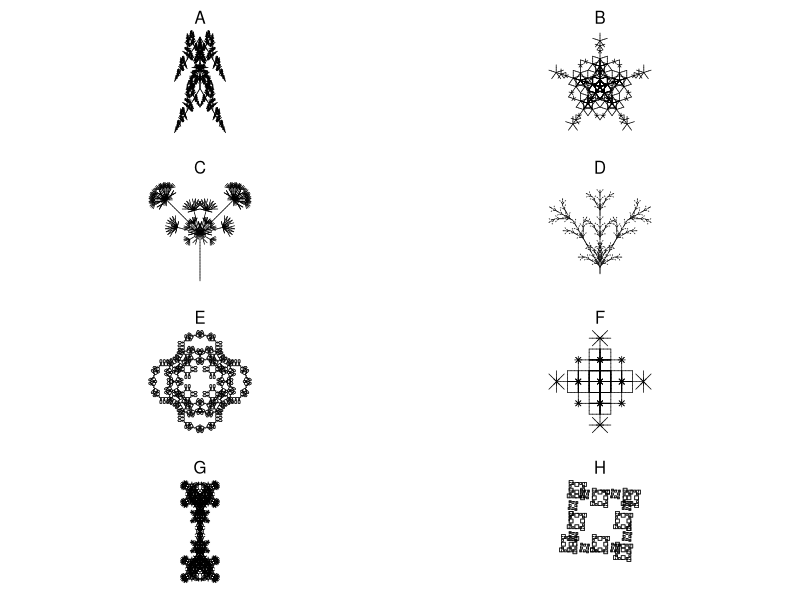

This figure's R source:
## ---- chunk 1
g1 = list("A",
          list("A"="B-A-B",
               "B"="A+B+A"),
          6,
          60)
g2 = list("A",
          list("A"="A[+A][-A]B",
               "B"="[--B][++B]A"),
          5,
          30)
g3 = list("A",
          list("A"="-B+B+B+B+B+B",
               "B"="B[--CCA][-CCA]B",
               "C"="CC"),
          5,
          60)
g4 = list("A",
          list("A"="[----AAB][--AAB][++AAB]AAB",
               "B"="[-C][+C][--C][++C][---C][+++C]",
               "C"="CAB"),
          3,
          45)

g5 = list("A",
          list("A"="[-AAB][--AAB][+AAB][++AAB]AAB",
               "B"="[-C][+C][--C][++C]CA",
               "C"="CC"),
          3,
          72)

g6 = list("A",
          list("A"="-B+B+B+B+B+B",
               "B"="BB[-CCA]",
               "C"="CC"),
          5,
          60)

g7 = list("A",
          list("A"="B+B+B+B+B",
               "B"="[-CCA]BB",
               "C"="CC"),
          5,
          72)

g8 = list("A++++A",
          list("A"="+A-B-B[B]",
               "B"="-B+A+A[A]"),
          5,
          45)

g9 = list("A++A",
          list("A"="AB[-A][+A]",
               "B"="A"),
          6,
          90)

g10 = list("A+++A+++A+++A",
          list("A"="B--B",
               "B"="AA+++AA"),
          7,
          30)

g11 = list("A",
           list("A"="AB",
                "B"="A[++C][--C]",
                "C"="C[+C][-C]A"),
           7,
           45)

g12 = list("A",
           list("A"="X[-A][+A]AA",
                "X"="XX"),
           5,
           60)

g13 = list("A",
           list("A"="X[-A][+A]A",
                "X"="XX"),
           6,
           60)

g14 = list("A++++++.A",
           list("A"="B+B+B+B+B+B+B",
                "B"="B[-CCA][+CCA]",
                "C"="CC"),
           5,
           30)

g15 = list("A",
           list("A"="ABA",
                "B"="[-BAB][+BAB]"),
           6,
           90)

g16 = list("AA",
           list("A"="ABA",
                "B"="C[-BAB][+BAB]",
                "C"="CC"),
           5,
           90)

g17 = list("AA",
           list("A"="B-AA-B",
                "B"="A+B+A"),
                6,
                45)

g18 = list("AA",
           list("A"="B-AA-B",
                "B"="AB+B+A"),
                5,
                90)

g19 = list("AA",
           list("A"="B-AA-B",
                "B"="AB+B+AB"),
                5,
                90)

g20 = list("A++A++A++A",
           list("A"="B-CAC-B",
                "B"="AB-BA",
                "C"="CC"),
                5,
                135)

g21 = list("A.A",
           list("A"="BC",
                "B"="B[+C][-C]",
                "C"="CAD",
                "D"="DD[+D+D][-D-D]"),
                5,
                60)

g22 = list("A",
           list("A"="B-ABA-B",
                "B"="A+B+A"),
           6,
           72)

g23 = list("A",
           list("A"="B-ABA-B",
                "B"="A+B+A"),
           6,
           90)

g24 = list("A",
           list("A"="B-ABA-B",
                "B"="A+B+A"),
           6,
           120)

g25 = list("A",
           list("A"="B-ABA-B",
                "B"="A+B+A"),
           6,
           108)

g26 = list("A",
           list("A"="B-ABA-B",
                "B"="A+B+A"),
           4,
           135)

g27 = list("A++A++A++A",
           list("A"="B-ABA-B",
                "B"="A+BB+A"),
           4,
           135)

g28 = list("A",
           list("A"="A[+A][-A]B",
                "B"="A[--B][++B]B"),
           6,
           108)

g29 = list("A",
           list("A"="A[+A][-A]A[+B][-B]",
                "B"="A[--B][++B]B"),
           5,
           60)

g30 = list("A",
           list("A"="A[+A][-A]A[+B][-B]",
                "B"="A[--B][++B]B"),
           5,
           20)

g31 = list("A",
           list("A"="A[+A][-A]A[+B][-B]",
                "B"="A[----B][++++B]B"),
           5,
           45)

g32 = list("A",
           list("A"="A[++A][--A]A[+B][-B]",
                "B"="A[----B][++++B]B"),
           5,
           45)

g33 = list("A",
           list("A"="B++B++B++B++B",
                "B"="B[-CCC-CC-CCA][----CC-CCB]B",
                "C"="CC"),
           5,
           36)

g34 = list("A",
           list("A"="B++A++A++B",
                "B"="AB[A-CC-CC-CCA]BA",
                "C"="CC"),
           5,
           90)

g35 = list("A++++XA",
           list("A"="AA[-B][+B]B",
                "B"="[---ABC][+++ABC]",
                "C"="A[-CB][+CB]",
                "X"="XX"),
           5,
           45)

g36 = list("A+++XA",
           list("A"="AA[-B][+B]B",
                "B"="[--ABC][++ABC]",
                "C"="A[-CB][+CB]",
                "X"="XX"),
           5,
           60)

g37 = list("[A]+[A]+[A]+[A]+[A]+[A]",
           list("A"="AA[-B][+B]B",
                "B"="[-ABC][+ABC]",
                "C"="A[-CB][+CB]"),
           4,
           60)

g38 = list("[A]+[A]+[A]+[A]+[A]",
           list("A"="AA[-B][+B]B",
                "B"="[-ABC][+ABC]",
                "C"="A[-CB][+CB]"),
           4,
           72)

g39 = list("[A]+[A]+[A]+[A]",
           list("A"="AA[-B][+B]B",
                "B"="[-ABC][+ABC]",
                "C"="A[-CB][+CB]"),
           4,
           90)

g40 = list("[A]+[A]+[A]",
           list("A"="AA[-B][+B]B",
                "B"="[-ABC][+ABC]",
                "C"="A[-CB][+CB]"),
           4,
           120)

g41 = list("A",
           list("A"="C[+CA][CCCA][-CA]",
                "C"="CC"),
           6,
           45)

g42 = list("A",
           list("A"="C[+CA][CCCCB][-CA]",
                "B"="[++A][--A]",
                "C"="CC"),
           6,
           45)

g43 = list("[A]--[A]--[A]--[A]",
           list("A"="C[+CB][CCA][-CB]",
                "B"="CCC[+++A][---A]",
                "C"="CA"),
           4,
           45)

g44 = list("A",
           list("A"="A[-DB][+DB]C",
                "B"="DC[++DA][--DA]B",
                "C"="[+++D][---D]A",
                "D"="DD"),
           6,
           40)

g45 = list("[A]+++[A]+++[A]",
           list("A"="A[---XB][-XB][+XB][+++XB]",
                "B"="XB[++XA][--XA]XA",
                "X"="XX"),
           4,
           40)

g46 = list("[A]+++[A]+++[A]",
           list("A"="A[---XB][-XB][+XB][+++XB]",
                "B"="XB[++XA][--XA]A",
                "X"="XX"),
           4,
           40)

g47 = list("A",
           list("A"="[---B][-B][+B][+++B]",
                "B"="BD[++DA][--DA]B",
                "D"="DD"),
           5,
           45)

g48 = list("A------A",
           list("A"="[---B][-B][+B][+++B]",
                "B"="BD[++DA][--DA]B",
                "D"="DD"),
           5,
           30)

g49 = list("A+A++++++A+A",
           list("A"="[---B][-B][+B][+++B]",
                "B"="BD[++DA][--DA]B",
                "D"="DD"),
           4,
           30)

g50 = list("A--A--A",
           list("A"="A[-A]A"),
           6,
           60)

g51 = list("B---A",
           list("A"="A[-AB]A",
                "B"="B[+BA]B"),
           5,
           60)

g52 = list("[A][B]",
           list("A"="[-XBA]A",
                "B"="[+XAB]B",
                "X"="XX"),
           6,
           30)

g53 = list("[A][B]",
           list("A"="C[-A-B]A",
                "B"="C[+B+A]B",
                "C"="CC"),
           5,
           30)

g54 = list("[+A][-B]",
           list("A"="[-CA-CB]A",
                "B"="[+CB+CA]B",
                "C"="CC"),
           7,
           30)

g55 = list("[+A][-B]",
           list("A"="[-CA-CB]A",
                "B"="[+CB+CA]B",
                "C"="CC"),
           6,
           90)

g56 = list("[+A][-B]",
           list("A"="[-CA-CB]A",
                "B"="[+CB+CA]B",
                "C"="CC"),
           6,
           120)

g57 = list("[+A][-B]",
           list("A"="[-CA-CB]A",
                "B"="[+CB+CA]B",
                "C"="CC"),
           6,
           150)

g58 = list("[+A][-B]",
           list("A"="[-CA-CB]CA",
                "B"="[+CB+CA]CB",
                "C"="CC"),
           6,
           150)

g59 = list("A",
           list("A"="XXX-B+BB+BB+BB+B",
                "X"="XX",
                "B"="B[-XXA]B"),
           4,
           90)

g60 = list("A",
           list("A"="XX[BBB+BB+B]A",
                "X"="XX",
                "B"="B[-XA][+XA]B"),
           4,
           30)

g61 = list("A",
           list("A"="XX[B+BB+BB+BB+B]",
                "X"="XX",
                "B"="BA"),
           6,
           90)

g62 = list("A",
           list("A"="XXX[B+BB+BB+B]",
                "X"="XX",
                "B"="BA"),
           6,
           120)

g63 = list("A",
           list("A"="X[-B+BB+BB+BB+BB+BB+B]",
                "X"="XX",
                "B"="X[+A-AA-AA-AA-AA-AA-A]"),
           3,
           10)

g64 = list("A",
           list("A"="B[-A][+A]",
                "B"="[DA][--DA][++DA]",
                "D"="DD"),
           7,
           60)

g65 = list("X",
           list("F"="FF",
                "X"="F[+XXF+F][-XXF-F]FXX"),
           4,
           30)

g66 = list("X",
           list("F"="FF",
                "X"="FF[+XFF+XF][-XFF-XF]FXX"),
           4,
           30)

g67 = list("X",
           list("F"="FF",
                "X"="FF[+XFFX+XF][-XFFX-XF]FXXFX"),
           3,
           30)

g68 = list("A",
           list("A"="AA[-B][+B]B",
                "B"="B[-ABC][+ABC]",
                "C"="C[-CBA][+CBA]"),
           4,
           60)

g69 = list("A",
           list("A"="A[-BC][+BC]BC",
                "B"="BB[-ABC][+ABC]",
                "C"="CCC[-CBA][+CBA]"),
           4,
           60)

g70 = list("GA",
           list("A"="[---BC][+++BC]",
                "B"="F[--AC][++AC]",
                "C"="FF[-BA][+BA]",
                "F"="FF",
                "G"="F"),
           5,
           15)

g71 = list("GA",
           list("A"="[---BC][+++BC]",
                "B"="[--AC][++AC]",
                "C"="FF[-BA][+BA]",
                "F"="FF",
                "G"="F"),
           5,
           15)

g72 = list("[A]------------[A]",
           list("A"="[---BC][+++BC]",
                "B"="[--AC][++AC]",
                "C"="F[-BA][+BA]",
                "F"="FF"),
           5,
           15)

g73 = list("C",
           list("A"="F[---BC][+++BC]",
                "B"="F[-CA][+CA]",
                "C"="[-AB][+AB]",
                "F"="FF"),
           6,
           15)

g74 = list("A",
           list("A"="ADB",
                "B"="[-CA][+CA]",
                "C"="[+C[-A][+A]][-C[-A][+A]]",
                "D"="E",
                "E"="AA"),
           7,
           30)

goodies = list(g1,g2,g3,g4,g5,g6,g7,g8,g9,g10,g11,g12,g13,g14,g15,g16,g17,g18,g19,g20,g21,g22,g23,g24,g25,g26,g27,g28,g29,g30,g31,g32,g33,g34,g35,g36,g37,g38,g39,g40,g41,g42,g43,g44,g45,g46,g47,g48,g49,g50,g51,g52,g53,g54,g55,g56,g57,g58,g59,g60,g61,g62,g63,g64,g65,g66,g67,g68,g69,g70,g71,g72,g73,g74)


showrules = function(g){
    rules = g[[2]]
    pr = paste0("`",names(rules)," > ",rules,"`",collapse="\\\n")
    return(pr)
}

initial_angle = 90  
line_color = "black"
line_width = 1
bg_color = "white"

getstr = function(start,rules,n){
    st = start
    for(jj in 1:n){
        st2 = ""
        for(i in 1:nchar(st)){
            ch = substr(st,i,i)
            if(!is.null(rules[[ch]])){
                st2 = paste0(st2,rules[[ch]],collapse="")
            } else {
                st2 = paste0(st2,ch,collapse="")
            }
        }
        st = st2
    }
    return(st)
}
getxyc = function(string="AA+AA+AA+A+A",angle=pi/2,angle_initial=pi/2,col="blue"){
    switch = 1
    d = angle_initial
    x = 0
    y = 0
    xl = c(x)
    yl = c(y)
    cols = numeric()
    dsave = numeric()
    xsave = numeric()
    ysave = numeric()
    for(i in 1:nchar(string)){
        ch = substr(string,i,i)
        cn = as.integer(charToRaw(ch))
        if(cn>=as.integer(charToRaw("A")) && cn<=as.integer(charToRaw("L"))){
            cols = c(cols,col)
            x = x+cos(d)
            y = y+sin(d)
            xl = c(xl,x)
            yl = c(yl,y)
        }
        if(cn>=as.integer(charToRaw("M")) && cn<=as.integer(charToRaw("Z"))){
            cols = c(cols,"NA")
            x = x+cos(d)
            y = y+sin(d)
            xl = c(xl,x)
            yl = c(yl,y)
        }
        if(cn==as.integer(charToRaw("["))){
            dsave = c(dsave,d)
            xsave = c(xsave,x)
            ysave = c(ysave,y)
        }
        if(cn==as.integer(charToRaw("]"))){
            cols = c(cols,"NA")
            x = xsave[length(xsave)]
            y = ysave[length(ysave)]
            d = dsave[length(dsave)]
            if(length(xsave)>1){
                xsave = xsave[1:(length(xsave)-1)]
                ysave = ysave[1:(length(ysave)-1)]
                dsave = dsave[1:(length(dsave)-1)]
            } else {
                xsave = numeric()
                ysave = numeric()
                dsave = numeric()
            }
            xl = c(xl,x)
            yl = c(yl,y)
        }
        if(cn==as.integer(charToRaw("-"))){
            d = d+angle*switch
        }
        if(cn==as.integer(charToRaw("+"))){
            d = d-angle*switch
        }
        if(cn==as.integer(charToRaw("."))){
            switch = switch*(-1)
        }
    }
    xwid = max(xl)-min(xl)
    ywid = max(yl)-min(yl)
    xmid = (max(xl)+min(xl))/2
    ymid = (max(yl)+min(yl))/2
    wid = max(c(xwid,ywid))
    x2 = (xl-xmid)/wid*2
    y2 = (yl-ymid)/wid*2
    return(list(x2,y2,cols))
}
makeplot = function(xyc,lwd=1){
    x = xyc[[1]]
    y = xyc[[2]]
    c = xyc[[3]]
    plot(0,0,"n",xlim=c(-1,1),ylim=c(-1,1),axes=F,ann=F)
    for(i in 2:length(x)){
        lines(c(x[i-1],x[i]),c(y[i-1],y[i]),col=c[i-1],lwd=lwd)
    }
}

ng = length(goodies)
gs = sample(1:length(goodies),8)
gc = sample(gs,1)
sol = paste0(1*(gs==gc),collapse="")

## ---- chunk 2
cat(showrules(goodies[[gc]]))
## ---- chunk 3
par(mfrow=c(4,2),pty="s",mar=c(1,1.5,2,1.5))
jj = 0
for(i in gs){
    jj = jj+1
    s = getstr(goodies[[i]][[1]],goodies[[i]][[2]],goodies[[i]][[3]])
    angle = goodies[[i]][[4]]
    xyc = getxyc(s,angle/180*pi,angle_initial=initial_angle/180*pi,col=line_color)
    makeplot(xyc,lwd=0.7)
    mtext(LETTERS[jj],3)
}
## ---- chunk 4
GG = goodies[[gs[1]]]
## ---- chunk 5
cat(showrules(GG))
## ---- chunk 6
GG = goodies[[gs[2]]]
## ---- chunk 7
cat(showrules(GG))
## ---- chunk 8
GG = goodies[[gs[3]]]
## ---- chunk 9
cat(showrules(GG))
## ---- chunk 10
GG = goodies[[gs[4]]]
## ---- chunk 11
cat(showrules(GG))
## ---- chunk 12
GG = goodies[[gs[5]]]
## ---- chunk 13
cat(showrules(GG))
## ---- chunk 14
GG = goodies[[gs[6]]]
## ---- chunk 15
cat(showrules(GG))
## ---- chunk 16
GG = goodies[[gs[7]]]
## ---- chunk 17
cat(showrules(GG))
## ---- chunk 18
GG = goodies[[gs[8]]]
## ---- chunk 19
cat(showrules(GG))
